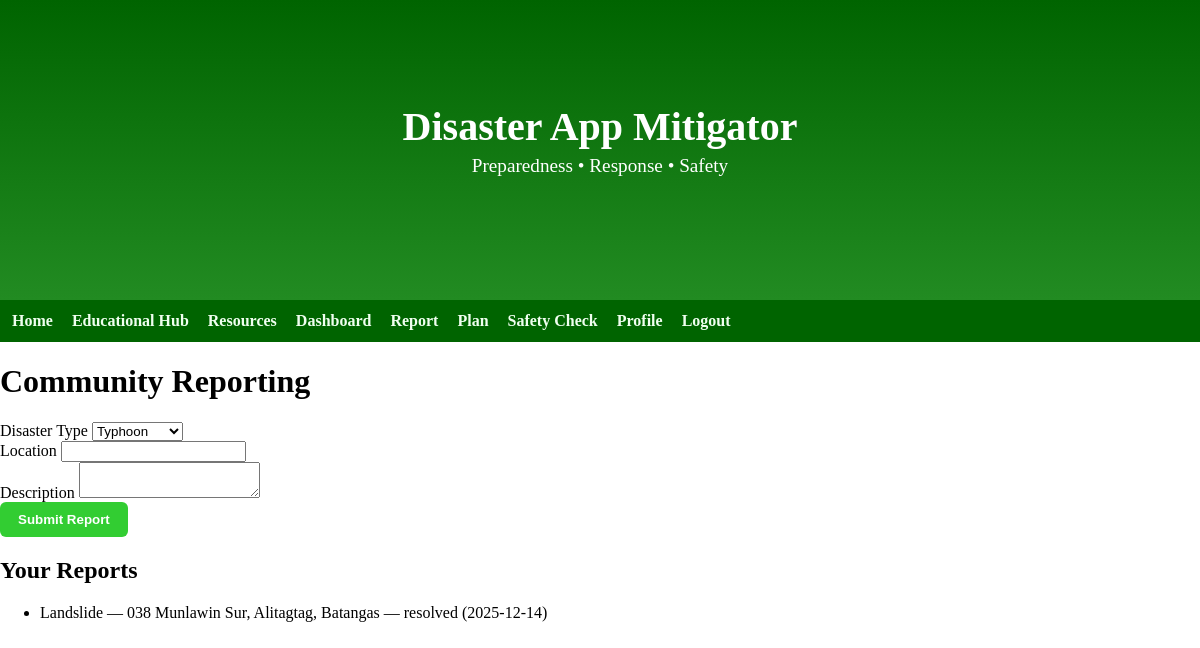
/communityreport (signed in), run on an earlier commit of the app's database.
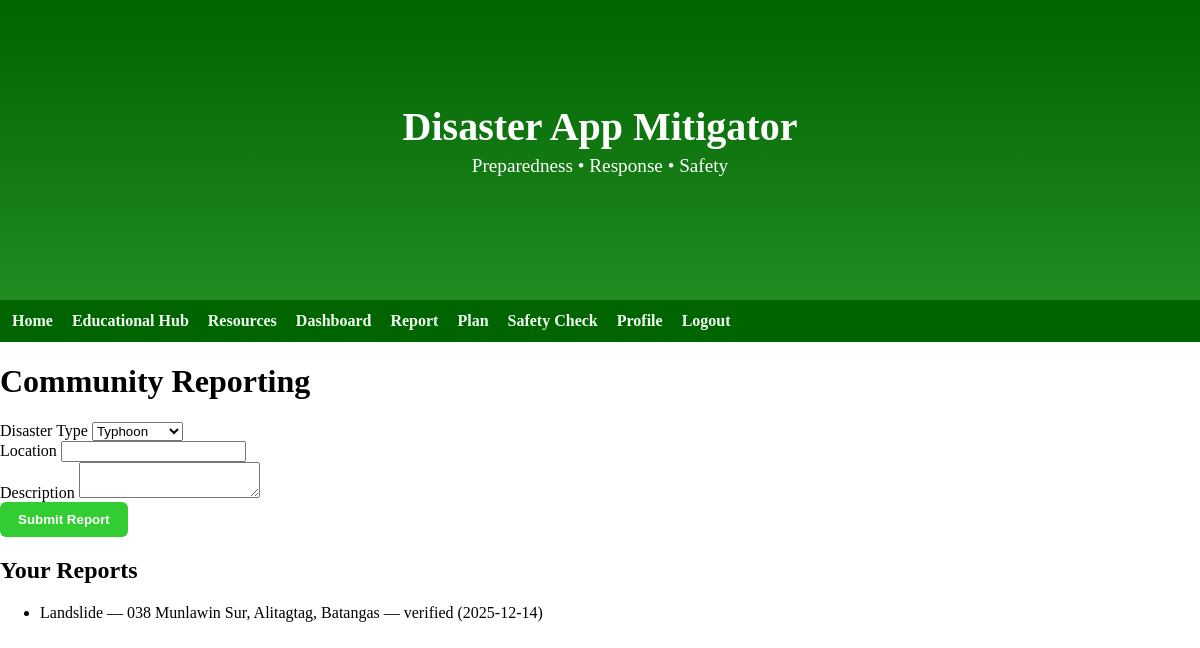
And on a later commit of the database.
### python/models.py (models this page shows)
class CommunityReport(db.Model):
    __tablename__ = "community_report"
    id = db.Column(db.Integer, primary_key=True)
    user_id = db.Column(db.Integer, db.ForeignKey("user.id"), nullable=False)
    disaster_type = db.Column(db.String(100), nullable=False)
    location = db.Column(db.String(255), nullable=False)
    description = db.Column(db.Text, nullable=False)
    status = db.Column(db.String(50), default="pending", nullable=False)  # pending, verified, resolved
    verified_by_admin_id = db.Column(db.Integer, db.ForeignKey("user.id"))
    created_at = db.Column(db.DateTime, default=datetime.utcnow)
    user = db.relationship("User", foreign_keys=[user_id])
    verified_by_admin = db.relationship("User", foreign_keys=[verified_by_admin_id])

### app.py (the view, shortened to what this page needs)
@app.route("/communityreport", methods=["GET", "POST"])
@login_required
def communityreport():
    form = ReportForm()
    my_reports = CommunityReport.query.filter_by(user_id=session["user_id"]).order_by(CommunityReport.created_at.desc()).all()
    return render_template("communityreport.html", form=form, my_reports=my_reports)

### python/forms.py
class ReportForm(FlaskForm):
    disaster_type = SelectField("Disaster Type", choices=[
        ("Typhoon", "Typhoon"), ("Flood", "Flood"), ("Earthquake", "Earthquake"),
        ("Fire", "Fire"), ("Landslide", "Landslide"), ("Other", "Other")
    ], validators=[DataRequired()])
    location = StringField("Location", validators=[DataRequired(), Length(max=255)])
    description = TextAreaField("Description", validators=[DataRequired()])
    submit = SubmitField("Submit Report")

### python/utils.py (called while the page is built)
def login_required(f):
    @wraps(f)
    def decorated_function(*args, **kwargs):
        if not session.get("user_id"):
            flash("Please log in to access this page.")
            return redirect(url_for("login"))
        return f(*args, **kwargs)
    return decorated_function

### templates/communityreport.html (shortened to what this page needs)
{% extends "base.html" %}
{% block content %}
  <h1>Community Reporting</h1>
  <form method="post">
    <div>{{ form.disaster_type.label }} {{ form.disaster_type() }}</div>
    <div>{{ form.location.label }} {{ form.location() }}</div>
    <div>{{ form.description.label }} {{ form.description() }}</div>
    <div>{{ form.submit() }}</div>
  </form>
  <h2>Your Reports</h2>
  <ul>
    {% for r in my_reports %}
      <li>{{ r.disaster_type }} — {{ r.location }} — {{ r.status }} ({{ r.created_at.strftime("%Y-%m-%d") }})</li>
    {% else %}
      <li>No reports yet.</li>
    {% endfor %}
  </ul>
{% endblock %}

What changed in the data, as far as the page shows it:
changed CommunityReport "Landslide": status "resolved" → "verified"
